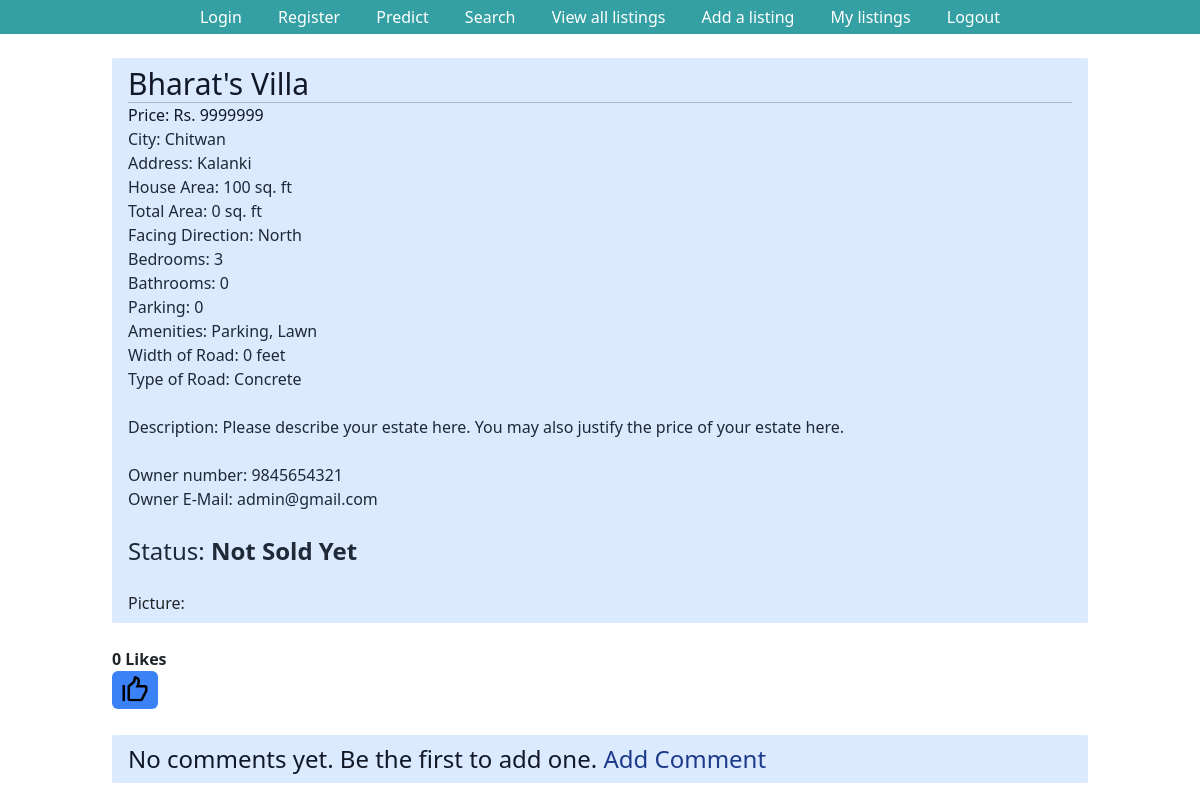
The page /listings/6/ (signed in) on the database as committed earlier.
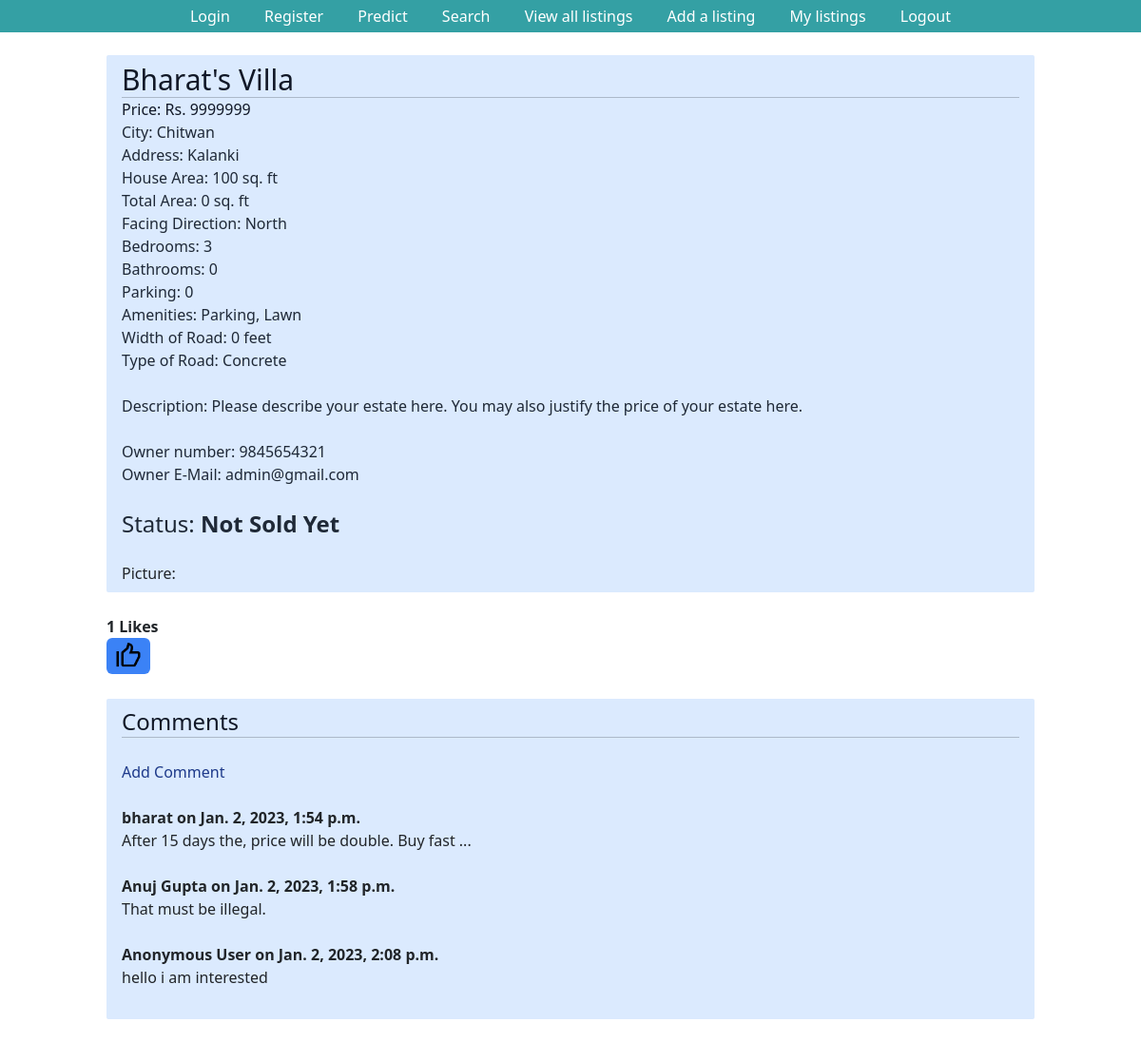
The same page on the database as committed later.
### listings/models.py (models this page shows, shortened)
class Listing(models.Model):
    Title = models.CharField(max_length=30, default='House on Sale')
    Location = models.CharField(max_length=30, default='Kalanki')
    City = models.CharField(max_length=30, default='Kathmandu')
    Price = models.IntegerField(default=9999999)
    Bedroom = models.IntegerField(default=1)
    Bathroom = models.IntegerField(default=1)
    Floors = models.IntegerField(default=1)
    Parking = models.IntegerField(default=1)
    Face = models.CharField(max_length=30, default="East")
    Area = models.IntegerField(default=100)
    Road_Width = models.IntegerField(default=0)
    Road_Type = models.CharField(max_length=30, default="Concrete")
    Build_Area = models.IntegerField(default=100)
    Amenities = models.CharField(max_length=30, default="Bathroom")
    Contact_number = models.IntegerField(default=9845654321)
    Contact_mail = models.EmailField(max_length=30, default='admin@gmail.com')
    Image = models.ImageField(max_length = 254)
    user = models.ForeignKey(User, on_delete=models.SET_NULL,null=True)
    is_sold = models.BooleanField(default=False)
    Description = models.CharField(max_length=1000, default="Please describe your estate here. You may also justify the price of your estate here.")
    likes = models.ManyToManyField(User, related_name='estate')

class Comment(models.Model):
    listing = models.ForeignKey(Listing, related_name = "comments", on_delete = models.CASCADE)
    name = models.CharField(max_length=100, default="Anonymous User")
    body = models.TextField()
    date_added = models.DateTimeField(auto_now_add=True)

### listings/views.py (the view)
# urls.py: path('listings/<pk>/', listing_retrieve, name='listing_retrieve'),
@login_required
def listing_retrieve(request,pk):
    listing= Listing.objects.get(id=pk)
    context={
        "listing":listing
    }
    return render(request,"listing.html",context)

### templates/listing.html (shortened to what this page needs)
{% extends "base.html" %}
{% block content %}
<div class="px-3 py-2 bg-blue-100 rounded-sm">
    <h3 class="text-3xl text-gray-900">{{ listing.Title }}</h3><hr>
    <p class="text-gray-900">Price: Rs. {{listing.Price}}</p>
    <p class="text-gray-800">City: {{listing.City}}</p>
        {% if request.user.is_authenticated %}
        <p class="text-gray-800">Address: {{listing.Location}}</p>
        <p class="text-gray-800">House Area: {{listing.Area}} sq. ft</p>
        <p class="text-gray-800">Total Area: {{listing.Build_Area}} sq. ft</p>
        <p class="text-gray-800">Facing Direction: {{listing.Face}}</p>
        <p class="text-gray-800">Bedrooms: {{listing.Bedroom}}</p>
        <p class="text-gray-800">Bathrooms: {{listing.Bathroom}}</p>
        <p class="text-gray-800">Parking: {{listing.Parking}}</p>
        <p class="text-gray-800">Amenities: {{listing.Amenities}}</p>
        <p class="text-gray-800">Width of Road: {{listing.Road_Width}} feet</p>
        <p class="text-gray-800">Type of Road: {{listing.Road_Type}}</p>
        <br><p class="text-gray-800">Description: {{listing.Description}}</p><br>
        <p class="text-gray-800">Owner number: {{listing.Contact_number}}</p>
        <p class="text-gray-800">Owner E-Mail: {{listing.Contact_mail}}</p><br>
        {% endif %}
    <h1 class="text-2xl text-gray-800">Status: <strong>{{listing.is_sold|yesno:"Sold, Not Sold Yet"}}</strong></h1><br>
    <p>Picture: <br><img src="{{ listing.Image.url }}" alt=""></p>
</div><br>
<form action="{% url 'like_estate' listing.pk %}" method="post">
    <strong>  {{ listing.likes.count }} Likes</strong><br>
    <button type="submit", name="listing_id", value="{{ listing.id }}", class="bg-blue-500 hover:bg-blue-700 text-white font-bold py-1 px-2 rounded">
        <img src="\media\facebook-like.png" width="30" height="30" border="0" />
    </button>
</form>
<br>
<div class="px-3 py-2 bg-blue-100 rounded-sm">
    {% if not listing.comments.all %}
        <h3 class="text-2xl text-gray-900">No comments yet. Be the first to add one.
            <a href="{% url 'add_comment' listing.pk %}" class="text-blue-900">Add Comment</a></h3>
    {% else %}
        <h3 class="text-2xl text-gray-900">Comments</h3><hr><br>
        <a href="{% url 'add_comment' listing.pk %}" class="text-blue-900">Add Comment</a><br><br>
        {% for comment in listing.comments.all %}
            <strong>
                {{ comment.name }} on {{ comment.date_added }}
            </strong><br>
            {{ comment.body }}
            <br><br>
        {% endfor %}
    {% endif %}
</div>
{% endblock content %}

Rows that differ between the two databases and show on the page:
computed for Listing "Bharat's Villa": likes.count "0" → "1"
added Comment: name "bharat", date_added "Jan. 2, 2023, 1:54 p.m.", body "After 15 days the, price will be double. Buy fast ..."
added Comment: name "Anuj Gupta", date_added "Jan. 2, 2023, 1:58 p.m.", body "That must be illegal."
added Comment: name "Anonymous User", date_added "Jan. 2, 2023, 2:08 p.m.", body "hello i am interested"
Other text that changed with them:
text no longer shown: "No comments yet. Be the first to add one."
text now shown: "Comments"
